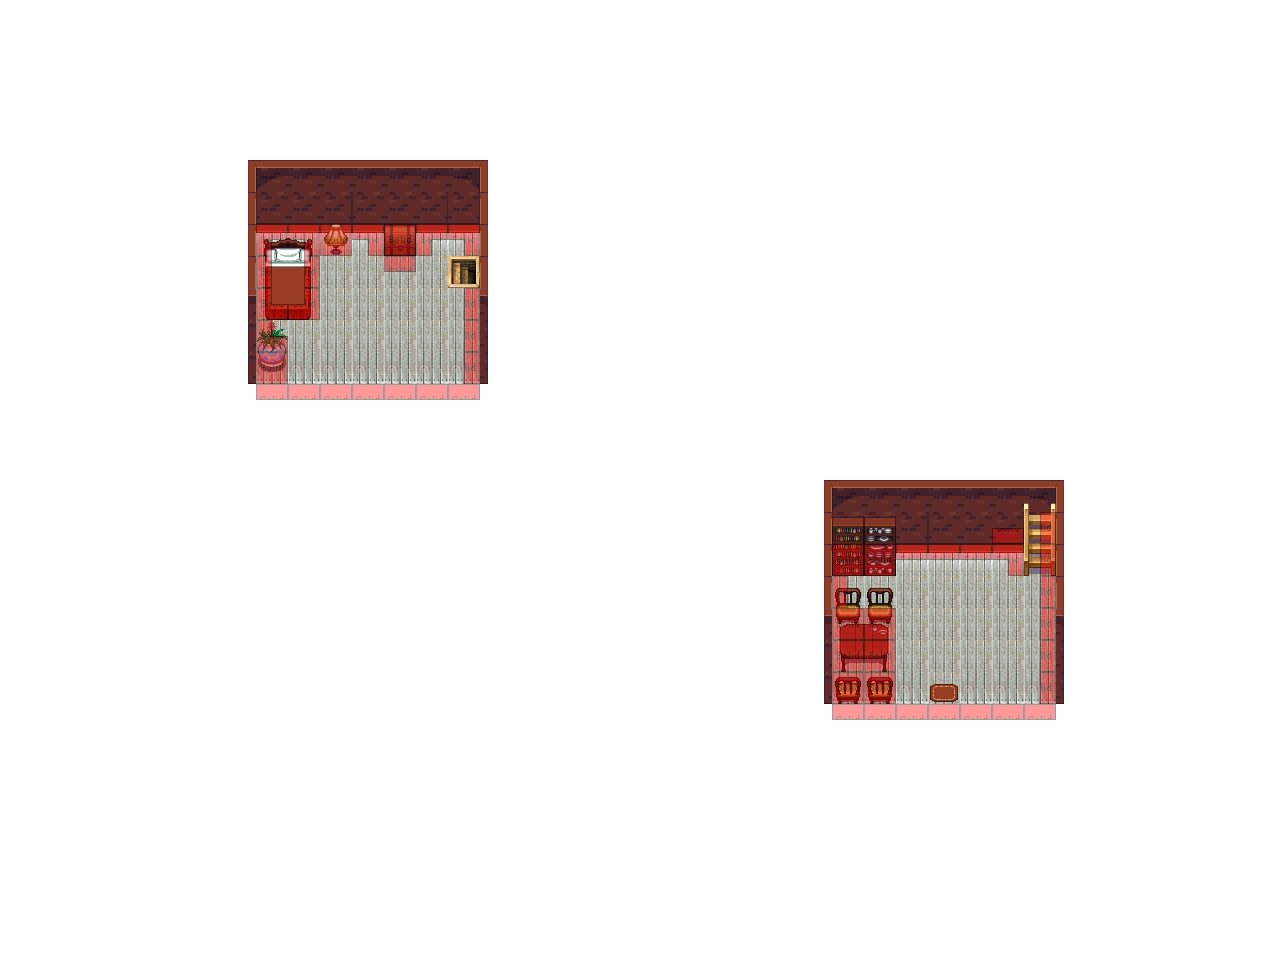

This game map was drawn from its Tiled (.tmx) file and the tilesets committed beside it. A one-line description and the trimmed map source follow:
An orthogonal 40x30 tile map with 32x32 px tiles, 6 tile layers (ground, wall, stair, furnitures, ...), 10 tilesets and 4 objects (2x teleport, change-map, chest).

<map version="1.0" orientation="orthogonal" width="40" height="30" tilewidth="32" tileheight="32" backgroundcolor="#ffffff">
 <tileset firstgid="1" name="stairs" tilewidth="32" tileheight="32">
  <image source="tuiles/stairs.png" width="256" height="448" />
 </tileset>
 <tileset firstgid="113" name="floor" tilewidth="32" tileheight="32">
  <image source="tuiles/floor.png" width="256" height="256" />
 </tileset>
 <tileset firstgid="177" name="carpet" tilewidth="32" tileheight="32">
  <image source="tuiles/carpet.png" width="512" height="384" />
 </tileset>
 <tileset firstgid="369" name="logic" tilewidth="32" tileheight="32">
  <image source="tuiles/logic.png" width="160" height="160" />
 </tileset>
 <tileset firstgid="394" name="country" tilewidth="32" tileheight="32">
  <image source="tuiles/country.png" width="160" height="128" />
 </tileset>
 <tileset firstgid="414" name="victoria" tilewidth="32" tileheight="32">
  <image source="tuiles/victoria.png" width="352" height="160" />
 </tileset>
 <tileset firstgid="469" name="dungeon" tilewidth="32" tileheight="32">
  <image source="tuiles/dungeon.png" width="416" height="256" />
 </tileset>
 <tileset firstgid="573" name="floor1" tilewidth="32" tileheight="32">
  <image source="tuiles/floor1.png" width="512" height="512" />
 </tileset>
 <tileset firstgid="829" name="cabinets" tilewidth="32" tileheight="32">
  <image source="tuiles/cabinets.png" width="192" height="416" />
 </tileset>
 <tileset firstgid="907" name="chests" tilewidth="32" tileheight="32">
  <image source="tuiles/chests.png" width="64" height="96" />
 </tileset>
 <layer name="ground" width="40" height="30">
  <data>[1200 cells, 70 non-empty, 3 distinct tile ids]</data>
 </layer>
 <layer name="wall" width="40" height="30">
  <data>[1200 cells, 71 non-empty, 18 distinct tile ids]</data>
 </layer>
 <layer name="stair" width="40" height="30">
  <data>[1200 cells, 6 non-empty, 5 distinct tile ids]</data>
 </layer>
 <layer name="furnitures" width="40" height="30">
  <data>[1200 cells, 22 non-empty, 20 distinct tile ids]</data>
 </layer>
 <layer name="foreground" width="40" height="30">
  <data>[1200 cells, 1 non-empty, 1 distinct tile ids]</data>
 </layer>
 <layer name="logic" width="40" height="30" opacity="0.4">
  <data>[1200 cells, 51 non-empty, 9 distinct tile ids]</data>
 </layer>
 <objectgroup name="trigger" width="40" height="30">
  <object name="downstair" type="teleport" x="448" y="258" width="30" height="27">
   <properties>
    <property name="dest-x" value="1036" />
    <property name="dest-y" value="576" />
   </properties>
  </object>
  <object name="upstare" type="teleport" x="1025" y="543" width="29" height="23">
   <properties>
    <property name="dest-x" value="428" />
    <property name="dest-y" value="282" />
   </properties>
  </object>
  <object name="go-Spawn" type="change-map" x="925" y="686" width="36" height="17">
   <properties>
    <property name="dest-map" value="Spawn.tmx" />
    <property name="dest-x" value="1265" />
    <property name="dest-y" value="675" />
   </properties>
  </object>
  <object name="chest" type="chest" x="379" y="222" width="41" height="62" />
 </objectgroup>
</map>
